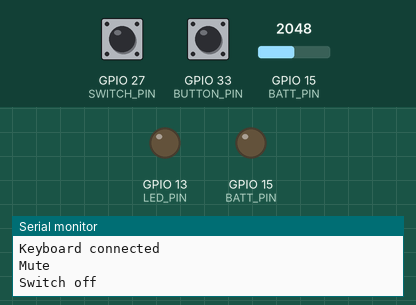
Bench run of a program on a simulated ESP32. Parts: output pins drawn as LEDs (lit = HIGH), the last lines printed to the serial monitor. Dashed ring = blinking. The inputs (shaded band) are chosen by the test bench; at power-on: GPIO 27 (SWITCH_PIN) HIGH, GPIO 33 (BUTTON_PIN) LOW, GPIO 15 (BATT_PIN) = 2048. USB keyboard and mouse output is not drawn.

Above: at 1.2 s.
1.3 s: GPIO 27 (SWITCH_PIN) pulled LOW for 0.15 s
At 1.55 s:
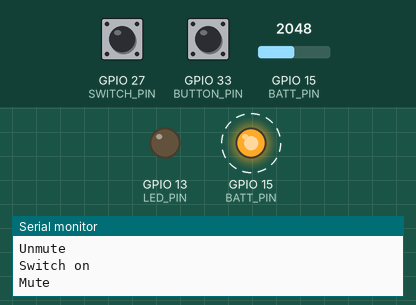
3.1 s: GPIO 33 (BUTTON_PIN) pulled HIGH for 0.15 s
At 3.37 s:
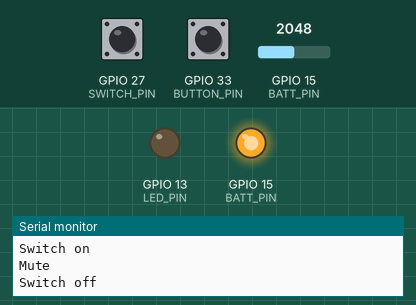
4.9 s: GPIO 33 (BUTTON_PIN) pulled HIGH for 3.2 s
At 8.7 s:
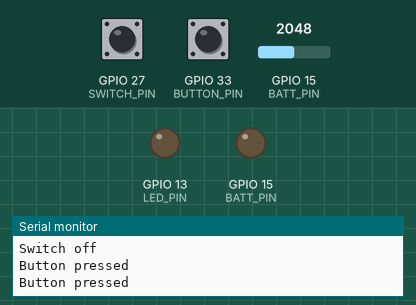
9.8 s: GPIO 27 (SWITCH_PIN) pulled LOW for 3.2 s
At 13.1 s:
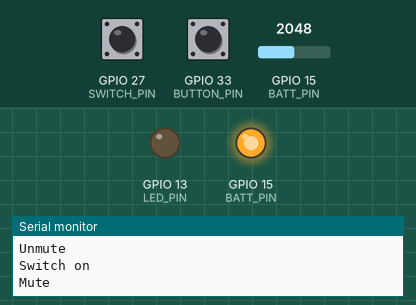
Timing chart, 0 to 14.7 s (numbered marks = the images above; inputs shaded):
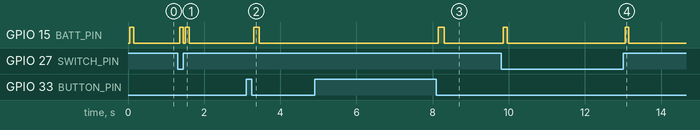

Measured:
- after the input at 1.3 s, GPIO 15 (BATT_PIN): alternates HIGH for 0.10 s and LOW for 0.05 s, 4 changes in all, then stays LOW, starting after 0.05 s
- after the input at 3.1 s, GPIO 15 (BATT_PIN): LOW → HIGH after 0.20 s, → LOW 0.15 s later
- after the input at 4.9 s, GPIO 15 (BATT_PIN): LOW → HIGH after 3.3 s, → LOW 0.15 s later
- after the input at 9.8 s, GPIO 15 (BATT_PIN): alternates HIGH for 0.10 s and LOW for 3.1 s, starting after 0.05 s

The program:

main.cpp
```cpp
#include <Arduino.h>
#include <BleKeyboard.h>

BleKeyboard bleKeyboard("Mute O Matic", "ERK", 100);

#define UNMUTE 0
#define MUTE 1

#define SWITCH 0
#define BUTTON 1

// Button states
int buttonState[2] = {0, 0};
int lastButtonState[2] = {0, 0};

unsigned long lastDebounceTime[2] = {0, 0};
unsigned long debounceDelay = 50;
String label[2] = {"Unmute", "Mute"};

// Pins
const int BATT_PIN = A13;
const int LED_PIN = 13;
const int LED_EX_PIN = 15;
const int SWITCH_PIN = 27;
const int BUTTON_PIN = 33;

// Battery
const float MAX_ADC = 4095;
const float REF_VOLTAGE = 3.3;
const float ADC_REF_VOLTAGE = 1.1;
unsigned long lastBatteryCheck = 0;
unsigned long batteryInterval = 30000;
uint8_t batteryPercentage;

// Teams
const char m = 0x6D;
const char z = 0x7A;

const int PINS[2] = {SWITCH_PIN, BUTTON_PIN};
const int KEYS[2] = {0x97, 0x98};


void setup() {
  Serial.begin(115200);
  Serial.println("Starting BLE work!");

  pinMode(LED_PIN, OUTPUT);
  pinMode(LED_EX_PIN, OUTPUT);
  pinMode(BUTTON_PIN, INPUT);
  pinMode(SWITCH_PIN, INPUT);

  bleKeyboard.begin();

  while(!bleKeyboard.isConnected()) {
    Serial.print(".");
    digitalWrite(LED_EX_PIN, HIGH);
    delay(100);
    digitalWrite(LED_EX_PIN, LOW);
  }
  Serial.println();
  Serial.println("Keyboard connected");
}

void sendKeys(int idx) {
  digitalWrite(LED_EX_PIN, HIGH);

  Serial.println(label[idx]);
  bleKeyboard.press(KEY_LEFT_ALT);
  bleKeyboard.press(KEYS[idx]);
  delay(50);
  bleKeyboard.releaseAll();
  delay(50);

  digitalWrite(LED_EX_PIN, LOW);
}

void toggle() {
  digitalWrite(LED_EX_PIN, HIGH);

  bleKeyboard.press(KEY_LEFT_GUI);
  bleKeyboard.press(KEY_LEFT_CTRL);
  bleKeyboard.press(m);
  delay(50);
  bleKeyboard.releaseAll();
  bleKeyboard.press(KEY_LEFT_ALT);
  bleKeyboard.press(z);
  delay(50);
  bleKeyboard.releaseAll();
  delay(50);

  digitalWrite(LED_EX_PIN, LOW);
}


void checkButton() {
  int idx = BUTTON;
  int reading = digitalRead(PINS[idx]);

  // Has it changed? Due to noise or pressing
  if (reading != lastButtonState[idx]) {
    lastDebounceTime[idx] = millis();
  }

  // Has it been in this state long enough?
  if ((millis() - lastDebounceTime[idx]) > debounceDelay) {

    // Has the signal changed?
    if (reading != buttonState[idx]) {
      buttonState[idx] = reading;

      // Is it a press
      if (reading == false) {
        toggle();
        Serial.println("Button pressed");
      }
    }
  }
  lastButtonState[idx] = reading;
}

void checkSwitch() {
  int idx = SWITCH;

  int reading = digitalRead(PINS[idx]);

  // Has it changed? Due to noise or pressing
  if (reading != lastButtonState[idx]) {
    lastDebounceTime[idx] = millis();
  }

  // Has it been in this state long enough?
  if ((millis() - lastDebounceTime[idx]) > debounceDelay) {

    // Has the signal changed?
    if (reading != buttonState[idx]) {
      buttonState[idx] = reading;

      // Is it a press
      if (reading == false) {
        sendKeys(UNMUTE);
        Serial.println("Switch on");
      } else {
        sendKeys(MUTE);
        Serial.println("Switch off");
      }
    }
  }
  lastButtonState[idx] = reading;
}

void checkBattery() {
  int reading = analogRead(BATT_PIN);
  float voltage = (reading / MAX_ADC) * 2.0 * REF_VOLTAGE * ADC_REF_VOLTAGE;
  batteryPercentage = map(voltage, 3.7, 4.2, 20, 100);

  if ((millis() - lastBatteryCheck) > batteryInterval) {
    lastBatteryCheck = millis();
    bleKeyboard.setBatteryLevel(batteryPercentage);
    Serial.print("Battery: ");
    Serial.print(batteryPercentage);
    Serial.println("%");
  }
}

void loop() {
  if(bleKeyboard.isConnected()) {
    checkButton();
    checkSwitch();
    checkBattery();
  }
}
```
